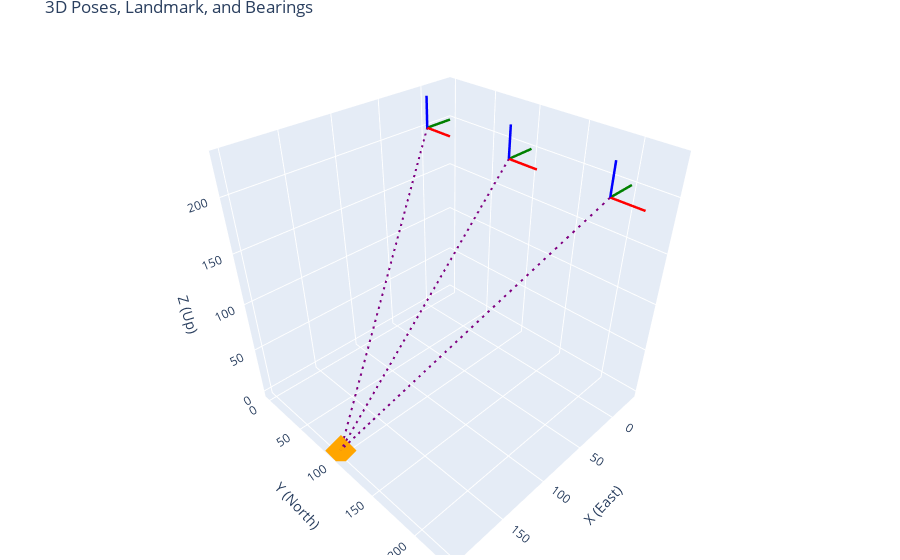

Notebook code cell kept with this figure:
### Code cell
fig = go.Figure()

# Plot poses as coordinate frames
for idx, pose in enumerate(poses):
  plot_pose3_axes(fig, pose, f'Pose {idx+1}')

# Plot landmark
fig.add_trace(go.Scatter3d(
  x=[landmark[0]], y=[landmark[1]], z=[landmark[2]],
  mode='markers', marker=dict(size=8, color='orange', symbol='diamond'),
  name='Landmark'))

# Plot unit vectors (bearings) from each pose to the landmark
for idx, (pose, meas) in enumerate(zip(poses, measurements)):
  t_k = pose.translation()
  vec_end = t_k + sight_vectors[idx]
  fig.add_trace(go.Scatter3d(x=[t_k[0], vec_end[0]], y=[t_k[1], vec_end[1]], z=[t_k[2], vec_end[2]], mode='lines', line=dict(color='purple', width=4, dash='dash'), name=f'Bearing {idx+1}'))

fig.update_layout(scene=dict(xaxis_title='X (East)', yaxis_title='Y (North)', zaxis_title='Z (Up)', aspectmode='data'), title='3D Poses, Landmark, and Bearings', showlegend=False)
fig.update_layout(margin=dict(l=5, r=5, t=25, b=5))
fig.show()

### Figure 1 — Plotly figure (JSON) as saved in the notebook; plotly's stock layout.template omitted (floating-point values rounded to 4 significant figures)
{"data": [{"line": {"color": "red", "width": 5}, "mode": "lines", "name": "Pose 1 X", "type": "scatter3d", "x": [0, 0], "y": [0, 30], "z": [200, 200]}, {"line": {"color": "green", "width": 5}, "mode": "lines", "name": "Pose 1 Y", "type": "scatter3d", "x": [0, -30], "y": [0, 0], "z": [200, 200]}, {"line": {"color": "blue", "width": 5}, "mode": "lines", "name": "Pose 1 Z", "type": "scatter3d", "x": [0, 0], "y": [0, 0], "z": [200, 230]}, {"line": {"color": "red", "width": 5}, "mode": "lines", "name": "Pose 2 X", "type": "scatter3d", "x": [0, 0], "y": [100, 130], "z": [200, 200]}, {"line": {"color": "green", "width": 5}, "mode": "lines", "name": "Pose 2 Y", "type": "scatter3d", "x": [0, -30], "y": [100, 100], "z": [200, 200]}, {"line": {"color": "blue", "width": 5}, "mode": "lines", "name": "Pose 2 Z", "type": "scatter3d", "x": [0, 0], "y": [100, 100], "z": [200, 230]}, {"line": {"color": "red", "width": 5}, "mode": "lines", "name": "Pose 3 X", "type": "scatter3d", "x": [0, 0], "y": [200, 230], "z": [200, 200]}, {"line": {"color": "green", "width": 5}, "mode": "lines", "name": "Pose 3 Y", "type": "scatter3d", "x": [0, -30], "y": [200, 200], "z": [200, 200]}, {"line": {"color": "blue", "width": 5}, "mode": "lines", "name": "Pose 3 Z", "type": "scatter3d", "x": [0, 0], "y": [200, 200], "z": [200, 230]}, {"marker": {"color": "orange", "size": 8, "symbol": "diamond"}, "mode": "markers", "name": "Landmark", "type": "scatter3d", "x": [200], "y": [100], "z": [0]}, {"line": {"color": "purple", "dash": "dash", "width": 4}, "mode": "lines", "name": "Bearing 1", "type": "scatter3d", "x": [0, 200], "y": [0, 100], "z": [200, 0]}, {"line": {"color": "purple", "dash": "dash", "width": 4}, "mode": "lines", "name": "Bearing 2", "type": "scatter3d", "x": [0, 200], "y": [100, 100], "z": [200, 0]}, {"line": {"color": "purple", "dash": "dash", "width": 4}, "mode": "lines", "name": "Bearing 3", "type": "scatter3d", "x": [0, 200], "y": [200, 100], "z": [200, 0]}], "layout": {"margin": {"b": 5, "l": 5, "r": 5, "t": 25}, "scene": {"aspectmode": "data", "xaxis": {"title": {"text": "X (East)"}}, "yaxis": {"title": {"text": "Y (North)"}}, "zaxis": {"title": {"text": "Z (Up)"}}}, "showlegend": false, "title": {"text": "3D Poses, Landmark, and Bearings"}}}
